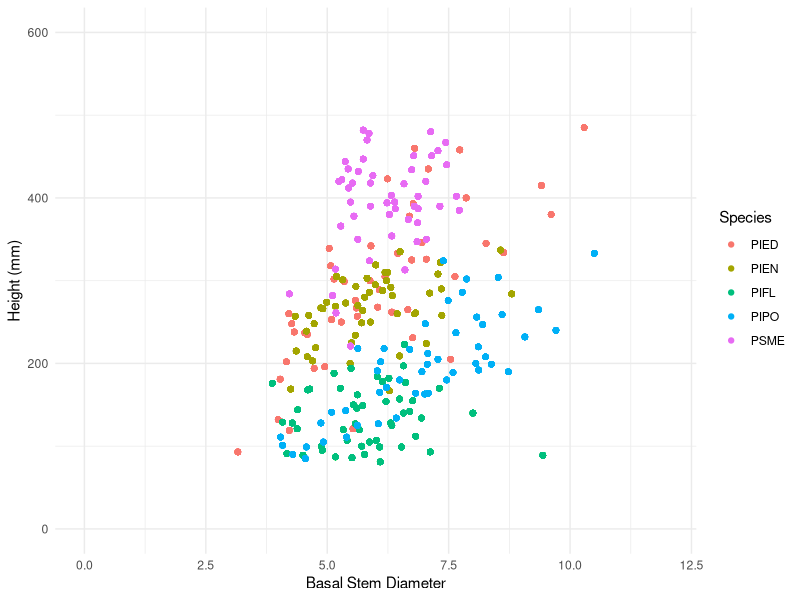

This figure's R source:
#Data viz - initial data
#Alexandra Lalor
#allielalor@email.arizona.edu
#allielalor@gmail.com
#First created: 2022-07-11
#Last updated: 2022-07-12

#load tidyverse
library(tidyverse)

#read CSVs
Phase1_Data <- read_csv("data_QAQC/Phase1_Data.csv")

#size scatterplot
Phase1_Data %>% 
  group_by(Species) %>% 
  ggplot(aes(x = BasalDia_mm,
             y = Height_mm,
             color = Species)) +
  geom_point() +
  xlim(0,12) +
  ylim(0,600) +
  xlab("Basal Stem Diameter") +
  ylab("Height (mm)") +
  theme_minimal()
